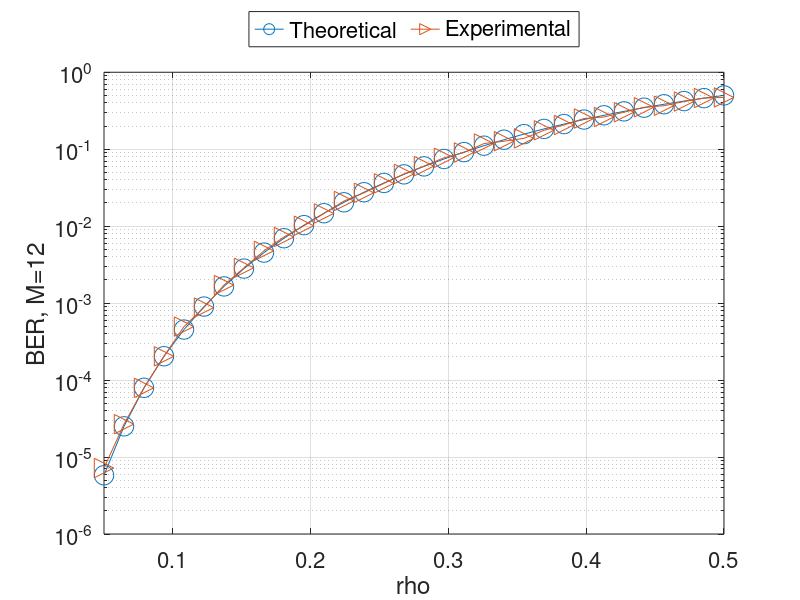

Source code (MATLAB):
U=[5.801346e-06	2.508624e-05	7.936574e-05	2.042030e-04	4.535558e-04	9.023896e-04	1.648135e-03	2.810878e-03	4.532265e-03	6.973191e-03	1.031036e-02	1.473193e-02	2.043235e-02	2.760668e-02	3.644462e-02	4.712435e-02	5.980654e-02	7.462877e-02	9.170016e-02	1.110971e-01	1.328595e-01	1.569877e-01	1.834413e-01	2.121379e-01	2.429538e-01	2.757251e-01	3.102503e-01	3.462938e-01	3.835901e-01	4.218486e-01	4.607596e-01	5.000000e-01	];
V=[7.202519e-06	2.673078e-05	7.924757e-05	2.034805e-04	4.958862e-04	8.756028e-04	1.714869e-03	2.877439e-03	4.781650e-03	7.237568e-03	1.013540e-02	1.462565e-02	2.123688e-02	2.714021e-02	3.601576e-02	4.772558e-02	6.024238e-02	7.737646e-02	9.058740e-02	1.183815e-01	1.269526e-01	1.382663e-01	1.759450e-01	2.063684e-01	2.506118e-01	2.621608e-01	3.022432e-01	3.506849e-01	3.672884e-01	4.159220e-01	4.616772e-01	4.705882e-01	];
X=[5.000000e-02	6.451613e-02	7.903226e-02	9.354839e-02	1.080645e-01	1.225806e-01	1.370968e-01	1.516129e-01	1.661290e-01	1.806452e-01	1.951613e-01	2.096774e-01	2.241935e-01	2.387097e-01	2.532258e-01	2.677419e-01	2.822581e-01	2.967742e-01	3.112903e-01	3.258064e-01	3.403226e-01	3.548387e-01	3.693548e-01	3.838710e-01	3.983871e-01	4.129032e-01	4.274194e-01	4.419355e-01	4.564516e-01	4.709677e-01	4.854839e-01	5.000000e-01	];
h=figure(1);
hp=semilogy(X,U,'o-',X,V,'>-');
set(hp,'markersize',14);
grid on;
hx=xlabel('rho');
hy=ylabel('BER, M=12');
xlim([min(X),max(X)]);
hl = legend('Theoretical','Experimental');
legend (hl, 'location', 'northoutside', 'orientation', 'horizontal');
ha = gca(); 
FONTSIZE=16;
set(hx,'fontsize',FONTSIZE);
set(hy,'fontsize',FONTSIZE);
set(ha,'fontsize',FONTSIZE);
set(hl,'fontsize',FONTSIZE);
refresh();
saveas (h,'outdata/M012_ceo.eps');


